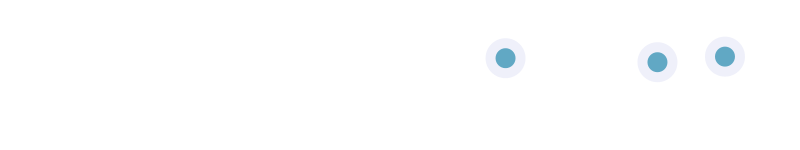
Frame 1 (no input)
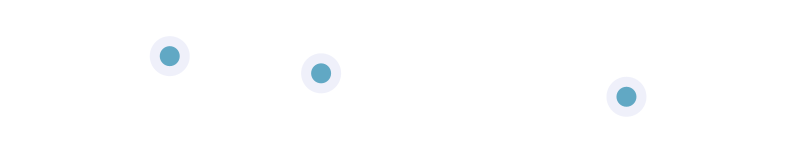
Frame 60 (the mouse pressed at the canvas centre just before this capture)
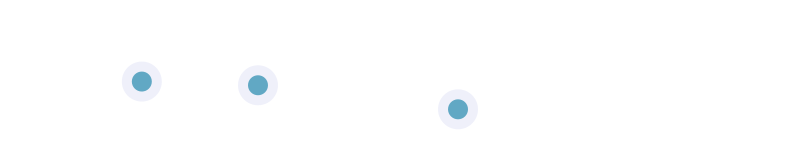
Frame 120 (the mouse held since frame 60 and released just before this capture)

The Processing sketch that drew these frames (run headless with seeded random() and noise(); from frame 60 on, the mouse is pressed at the canvas centre):

// Processing sketch: ex_3_functions_b_drawloop
// ── ex_3_functions_b_drawloop.pde
/**
 * Show how functions work
 */
void setup() {
  size(800, 150);
}

void draw() {
  /* set the background color white
   * background is also a function, it just
   * happens to be one that Ben Fry and Casey Reas wrote
   * not us */
  background(255);

  /* here we "call" the function
   * AKA we tell it to run
   */
  drawCircles();

  drawCircles(); // run again
  drawCircles(); // run again, now we have 3 circles
}



/* drawCircles
 * this is a function that draws a small circle
 * at a random location
 *
 * functions can have any name (letters and numbers) but
 * the first letter of a function name must be a letter
 */
void drawCircles() {
  /* choose a random location to draw our circle */
  float x = random(40, 760);
  float y = random(40, 110);

  noStroke();
  ellipseMode(CENTER);


  // draw outer circle
  fill(#3246BF, 20);
  ellipse(x, y, 40, 40);

  // draw inner circle
  fill(#61A8C4);
  ellipse(x, y, 20, 20);
}
